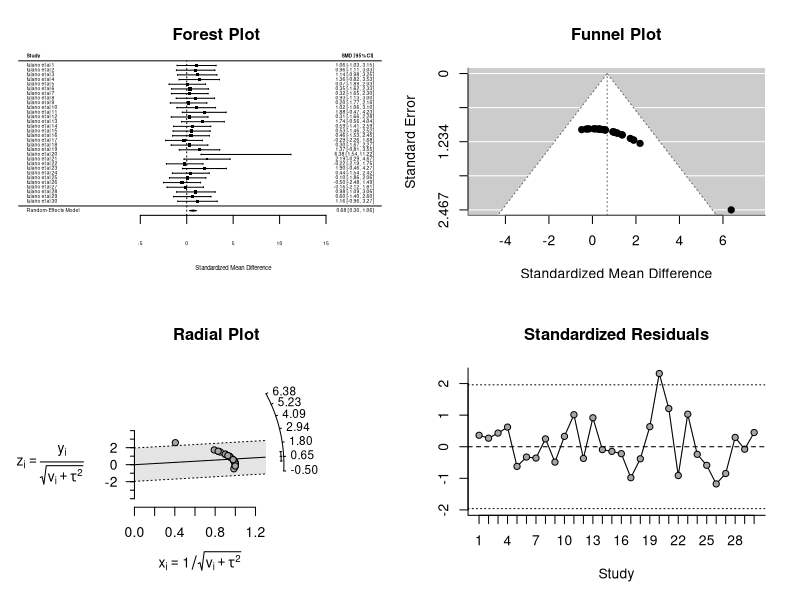
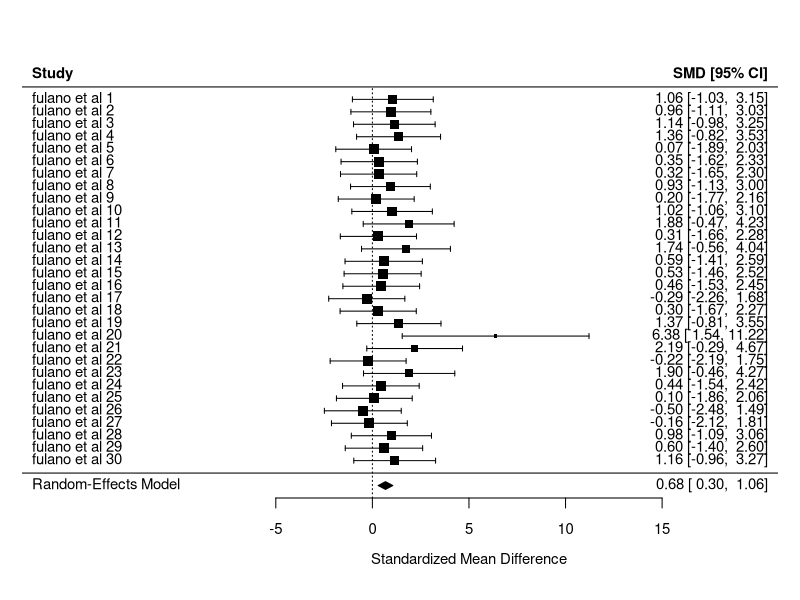

Source code (R) for these figures, in order:
library(metafor)
set.seed(2600)

# Parameters
studies_n <- 30
samples_n <- 2

mean_interv <- 1
sd_interv <- 1
mean_contr <- 0
sd_contr <- 1

interv <- replicate(studies_n,rnorm(samples_n,mean_interv,sd_interv))
contr <- replicate(studies_n,rnorm(samples_n,mean_contr,sd_contr))

# Mean and var 
interv_m <- apply(interv,2,mean)
interv_sd <- apply(interv,2,sd)
contr_m <- apply(contr,2,mean)
contr_sd <- apply(contr,2,sd)

met_dat <- cbind(interv_m,interv_sd,contr_m,contr_sd)

# Meta analysis
meta_res <- escalc(measure = "SMD",
       m1i = interv_m,m2i = contr_m, 
       sd1i = interv_sd, sd2i = contr_sd,
       n1i = rep(samples_n,studies_n),
       n2i = rep(samples_n,studies_n),
       slab = paste("fulano et al",1:length(interv_m)),
       data = met_dat)

meta_rma <- rma(yi,vi,data=meta_res) 

plot(meta_rma)
forest(meta_rma)
